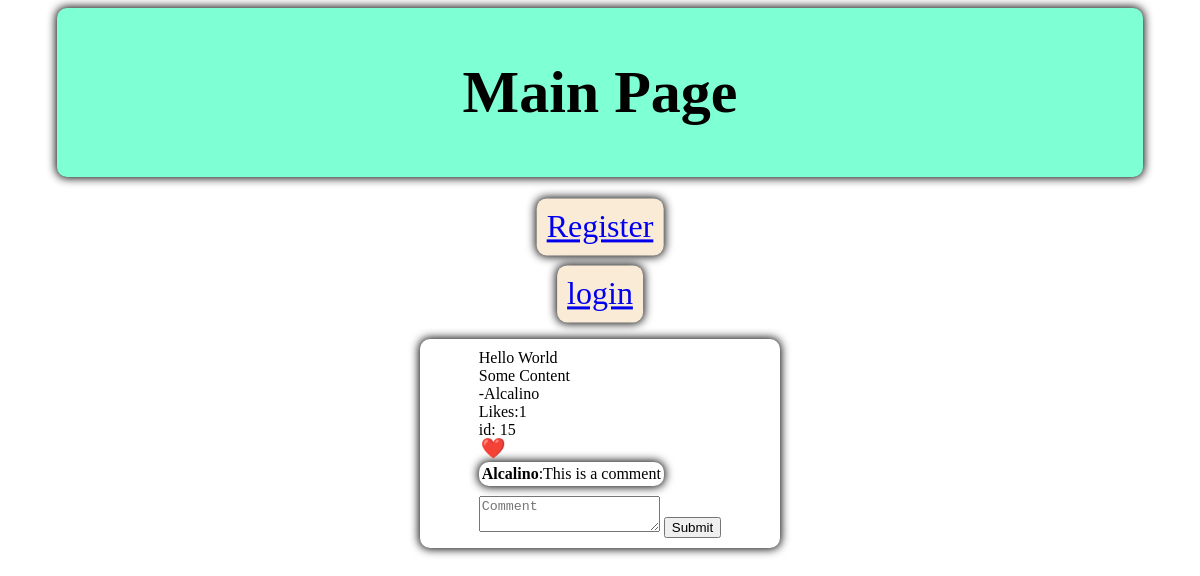
The app's page /, older data.
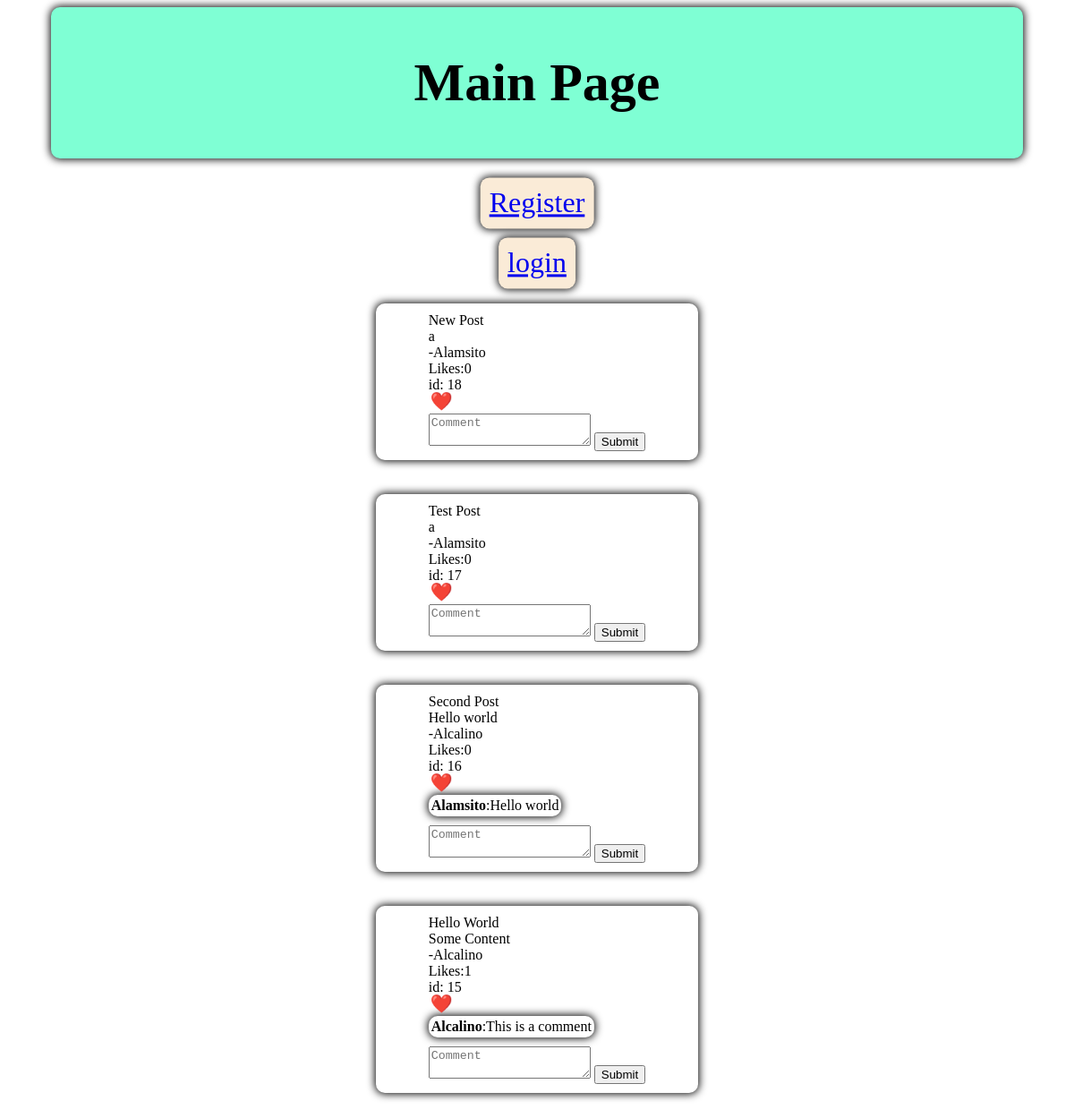
The same page, newer data.
### social/models.py (models this page shows)
class Post(models.Model):
    Title = models.CharField(max_length=20)
    Content = models.TextField(default= '')
    Likes = models.IntegerField(default=0)
    Published = models.BooleanField(default=False)
    Owner = models.ForeignKey(User, on_delete=models.CASCADE)
    LikedBy = models.JSONField(default=list)

class Comment(models.Model):
    Content = models.TextField()
    Owner = models.ForeignKey(User, on_delete=models.CASCADE)
    PostedOn = models.ForeignKey(Post, on_delete=models.CASCADE)

### MainPage/views.py (the view)
# urls.py: path('', views.MainPage ),
def MainPage(request):
    Posts = list(Post.objects.all())
    Posts = Posts[::-1]
    Comentarios = list(Comment.objects.all())
    context = {
        'PostData': Posts,
        'Comentarios': Comentarios
    }
    if request.user.is_authenticated == False:
        return render(request, 'index.html', context)
    else:
        return render(request, 'UserLogged.html', context)

### MainPage/templates/index.html (shortened to what this page needs)
<!DOCTYPE html>
<html lang="en">
<head>
    <link rel="stylesheet" type="text/css" href="/static/index.css">
</head>
<body>
    <div class = 'Page'>
        <div class = 'Content'>
            <h1>Main Page</h1>
        </div>
        <div class = 'buttons'><a href = 'accounts/register'>Register</a></div>
        <div class = 'buttons'><a href = 'accounts/login'>login</a></div>
    </div> <br>
<div>
    {% for post in PostData %}
    <div class = 'post'>
        {{post.Title}}<br> {{post.Content}} <br> -{{post.Owner}} <br> Likes:{{post.Likes}} <br> id: {{post.id}} <br>
        <form action="{% url 'like' %}" method="post">
            <input type = 'submit' name ='Like' value = '❤️' class = 'likebutton'>
        </form>
        {% for comment in post.comment_set.all %}
            <div class  = 'comment'>
                <strong>{{ comment.Owner.username }}</strong>:{{ comment.Content }}
            </div>
        {% endfor %}
        <form action="{% url 'comment' %}" method="post">
            <textarea name = 'comment' placeholder="Comment"></textarea>
            <input type = 'submit'>
        </form>
    </div> <br>
</div>
{%endfor%}
</body>
</html>

Row changes from the older to the newer data that the page shows:
added Post: Title "New Post", Content "a", Owner "Alamsito", Likes "0", id "18"
added Post: Title "Test Post", Content "a", Owner "Alamsito", Likes "0", id "17"
added Post: Title "Second Post", Content "Hello world", Owner "Alcalino", Likes "0", id "16"
added Comment: Owner.username "Alamsito", Content "Hello world", shown under "Second Post"
